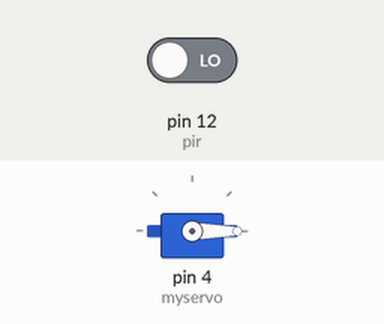
Bench run of a sketch on a simulated Arduino Uno, built with avr-gcc and run on an emulated ATmega328P. Parts: servo. The test bench sets the inputs (shaded band); at power-on: pin 12 (pir) LOW.

Above: at 1.2 s.
1.3 s: pin 12 (pir) driven HIGH
At 1.8 s:
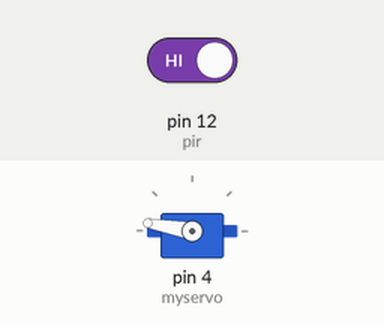
Timing chart, 0 to 4.3 s (numbered marks = the images above; inputs shaded):
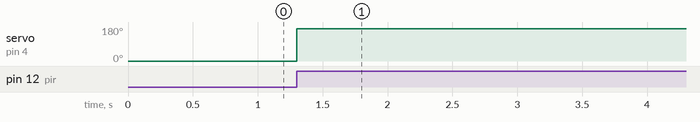

Measured:
- after the input at 1.3 s, servo on pin 4 (myservo): 0° → 170° at once

The sketch:

toy.ino
```cpp
//NEEDS DEBOUNCE ADDED

#include <Servo.h>
Servo myservo; //creates a servo object
int pir = 12; //digital pin connected to the PIR's output
void setup(){
myservo.attach(4); //attaches servo to pin 4
pinMode(pir, INPUT);
}
void loop(){
if(digitalRead(pir) == HIGH){
myservo.write(170); //to make the servo go faster, decrease the time in delays for
delay(100000); //to make it go slower, increase the number.
}
if(digitalRead(pir) == LOW){
myservo.write(0); //to make the servo go faster, decrease the time in delays for
delay(5); //to make it go slower, increase the number.
}
}
```
